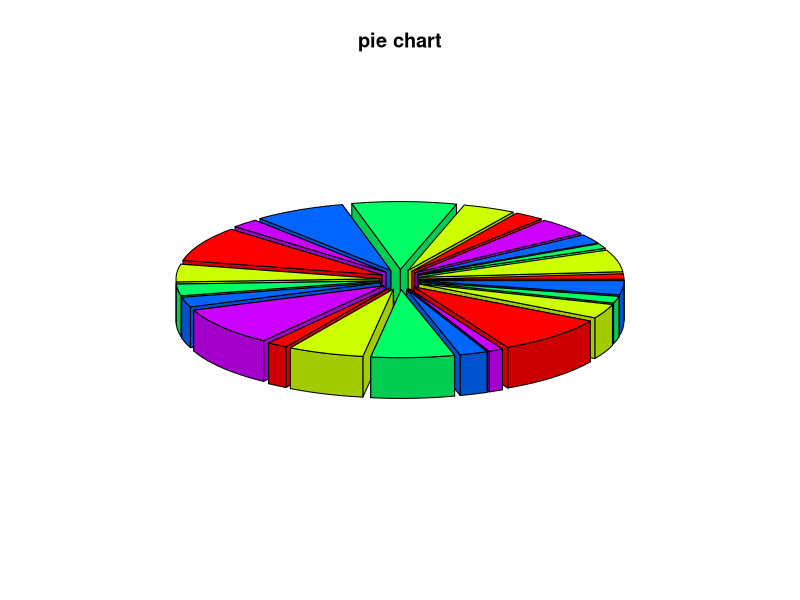
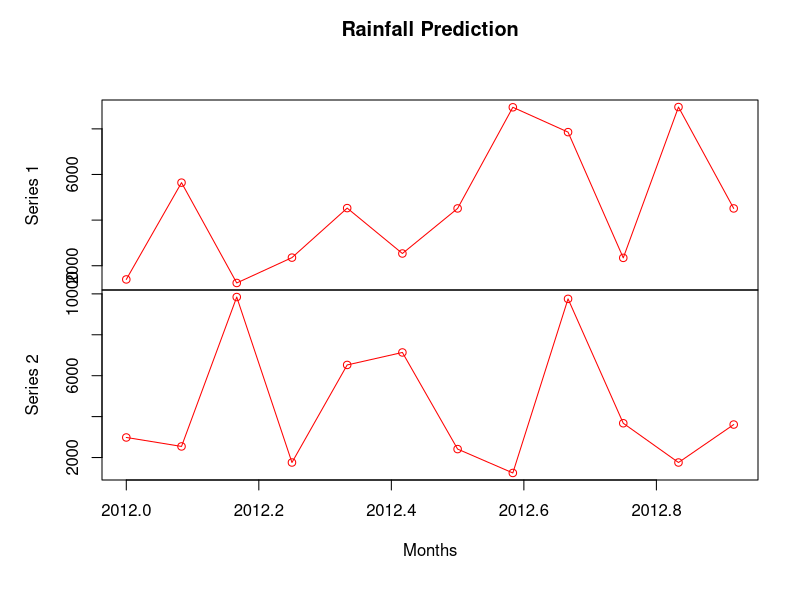

These figures' R source, in order:

library(plotrix)
library(ggplot2)
vec1 <- c(1400,5642,1245,2356,4526,2536,4512,8945,7856,2345,8956,4512)
vec2 <- c(2980,2542,9845,1756,6526,7136,2412,1245,9756,3675,1756,3612)
mat=matrix(c(vec1,vec2),nrow=12)
result = ts(mat,c(2012,1),frequency = 12) 
print(result)
pie3D(result,main="pie chart",explode = 0.1,col=rainbow(5))
plot(result,type = "o",col = "red", xlab = "Months", ylab = "Rainfal", 
     main = "Rainfall Prediction")


